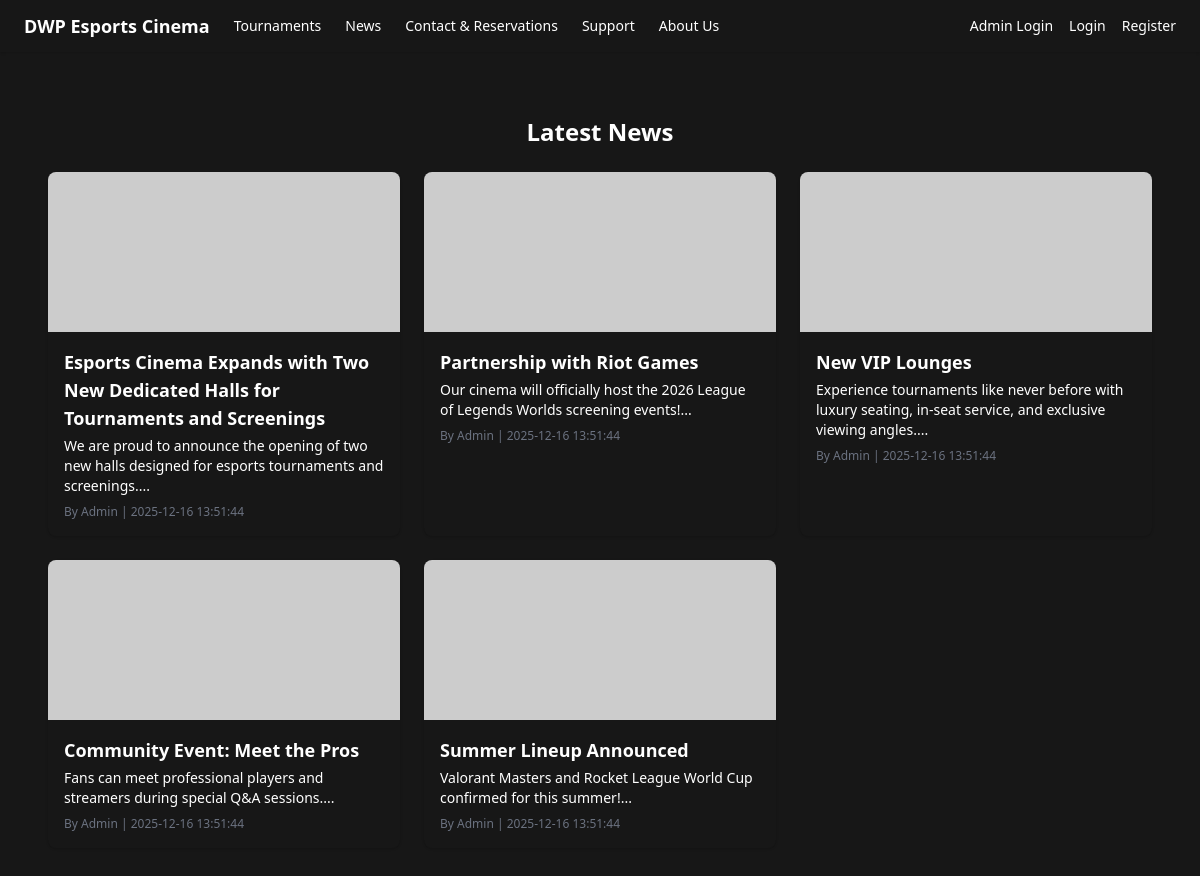
Page /news.php on the committed database.
### tables this page shows
CREATE TABLE News (
    newsID INT PRIMARY KEY AUTO_INCREMENT,
    newsTitle VARCHAR(255) NOT NULL,
    newsContent TEXT NOT NULL,
    newsAuthor VARCHAR(100) NOT NULL,
    newsImage VARCHAR(255),
    newsCreatedAt DATETIME DEFAULT CURRENT_TIMESTAMP
);

### news.php (the view, shortened to what this page needs)
<?php
include __DIR__ . '/includes/navbar.php';
$pdo = Database::getInstance();
$stmt = $pdo->query("
    SELECT newsID,
           newsTitle,
           newsContent,
           newsAuthor,
           newsImage,
           newsCreatedAt
    FROM News
    ORDER BY newsCreatedAt DESC
");
$news = $stmt->fetchAll(PDO::FETCH_ASSOC);
?>
<!DOCTYPE html>
<html lang="en">
<head>
    <script src="https://cdn.tailwindcss.com"></script>
</head>
<body class="bg-neutral-900 text-white">
    <main class="max-w-6xl mx-auto px-6 py-16">
        <h2 class="text-2xl font-semibold mb-6 text-center">Latest News</h2>
        <div class="grid md:grid-cols-3 gap-6">
            <?php foreach ($news as $n): ?>
                <a href="news_article.php?newsID=<?= $n['newsID'] ?>" class="block bg-neutral-900 rounded-lg shadow hover:shadow-lg transition overflow-hidden">
                    <?php if ($n['newsImage']): ?>
                        <img src="<?= htmlspecialchars($n['newsImage']) ?>" alt="<?= htmlspecialchars($n['newsTitle']) ?>" class="w-full h-40 object-cover">
                    <?php endif; ?>
                    <div class="p-4">
                        <h3 class="font-semibold text-lg"><?= htmlspecialchars($n['newsTitle']) ?></h3>
                        <p class="text-white text-sm mt-1"><?= htmlspecialchars(substr($n['newsContent'], 0, 120)) ?>...</p>
                        <p class="text-gray-500 text-xs mt-2">By <?= htmlspecialchars($n['newsAuthor']) ?> | <?= htmlspecialchars($n['newsCreatedAt']) ?></p>
                    </div>
                </a>
            <?php endforeach; ?>
        </div>
    </main>
</body>
</html>

### rows in the picture
news: newsTitle "Esports Cinema Expands with Two New Dedicated Halls for Tournaments and Screenings", newsContent "We are proud to announce the opening of two new halls designed for esports tournaments and screenings.", newsAuthor "Admin", newsCreatedAt "2025-12-16 13:51:44"
news: newsTitle "Partnership with Riot Games", newsContent "Our cinema will officially host the 2026 League of Legends Worlds screening events!", newsAuthor "Admin", newsCreatedAt "2025-12-16 13:51:44"
news: newsTitle "New VIP Lounges", newsContent "Experience tournaments like never before with luxury seating, in-seat service, and exclusive viewing angles.", newsAuthor "Admin", newsCreatedAt "2025-12-16 13:51:44"
news: newsTitle "Community Event: Meet the Pros", newsContent "Fans can meet professional players and streamers during special Q&A sessions.", newsAuthor "Admin", newsCreatedAt "2025-12-16 13:51:44"
news: newsTitle "Summer Lineup Announced", newsContent "Valorant Masters and Rocket League World Cup confirmed for this summer!", newsAuthor "Admin", newsCreatedAt "2025-12-16 13:51:44"
